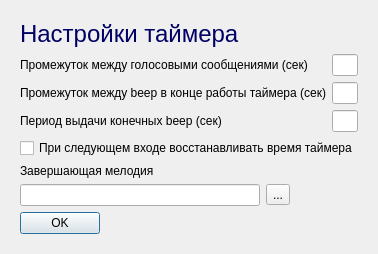
<?xml version="1.0" encoding="UTF-8"?>
<ui version="4.0">
 <class>Form</class>
 <widget class="QWidget" name="Form">
  <property name="geometry">
   <rect>
    <x>0</x>
    <y>0</y>
    <width>306</width>
    <height>212</height>
   </rect>
  </property>
  <property name="windowTitle">
   <string>Form</string>
  </property>
  <layout class="QVBoxLayout" name="verticalLayout">
   <property name="leftMargin">
    <number>20</number>
   </property>
   <property name="topMargin">
    <number>20</number>
   </property>
   <property name="rightMargin">
    <number>20</number>
   </property>
   <property name="bottomMargin">
    <number>20</number>
   </property>
   <item>
    <widget class="QLabel" name="label">
     <property name="palette">
      <palette>
       <active>
        <colorrole role="WindowText">
         <brush brushstyle="SolidPattern">
          <color alpha="255">
           <red>0</red>
           <green>0</green>
           <blue>101</blue>
          </color>
         </brush>
        </colorrole>
       </active>
       <inactive>
        <colorrole role="WindowText">
         <brush brushstyle="SolidPattern">
          <color alpha="255">
           <red>0</red>
           <green>0</green>
           <blue>101</blue>
          </color>
         </brush>
        </colorrole>
       </inactive>
       <disabled>
        <colorrole role="WindowText">
         <brush brushstyle="SolidPattern">
          <color alpha="255">
           <red>120</red>
           <green>120</green>
           <blue>120</blue>
          </color>
         </brush>
        </colorrole>
       </disabled>
      </palette>
     </property>
     <property name="font">
      <font>
       <pointsize>18</pointsize>
      </font>
     </property>
     <property name="text">
      <string>Настройки таймера</string>
     </property>
    </widget>
   </item>
   <item>
    <layout class="QFormLayout" name="formLayout">
     <item row="0" column="0">
      <widget class="QLabel" name="label_2">
       <property name="text">
        <string>Промежуток между голосовыми сообщениями (сек)</string>
       </property>
      </widget>
     </item>
     <item row="0" column="1">
      <widget class="QLineEdit" name="lnEdVoiceInterval">
       <property name="maximumSize">
        <size>
         <width>30</width>
         <height>16777215</height>
        </size>
       </property>
       <property name="maxLength">
        <number>2</number>
       </property>
       <property name="alignment">
        <set>Qt::AlignRight|Qt::AlignTrailing|Qt::AlignVCenter</set>
       </property>
      </widget>
     </item>
     <item row="1" column="0">
      <widget class="QLabel" name="label_3">
       <property name="text">
        <string>Промежуток между beep в конце работы таймера (сек)</string>
       </property>
      </widget>
     </item>
     <item row="1" column="1">
      <widget class="QLineEdit" name="lnEdBeepInterval">
       <property name="maximumSize">
        <size>
         <width>30</width>
         <height>16777215</height>
        </size>
       </property>
       <property name="maxLength">
        <number>2</number>
       </property>
       <property name="alignment">
        <set>Qt::AlignRight|Qt::AlignTrailing|Qt::AlignVCenter</set>
       </property>
      </widget>
     </item>
     <item row="2" column="0">
      <widget class="QLabel" name="label_4">
       <property name="text">
        <string>Период выдачи конечных beep (сек)</string>
       </property>
      </widget>
     </item>
     <item row="2" column="1">
      <widget class="QLineEdit" name="lnEdBeepPeriodInFinal">
       <property name="maximumSize">
        <size>
         <width>30</width>
         <height>16777215</height>
        </size>
       </property>
       <property name="maxLength">
        <number>2</number>
       </property>
       <property name="alignment">
        <set>Qt::AlignRight|Qt::AlignTrailing|Qt::AlignVCenter</set>
       </property>
      </widget>
     </item>
     <item row="3" column="0" colspan="2">
      <widget class="QCheckBox" name="checkBoxRestore">
       <property name="text">
        <string>При следующем входе восстанавливать время таймера</string>
       </property>
      </widget>
     </item>
    </layout>
   </item>
   <item>
    <widget class="QLabel" name="label_5">
     <property name="text">
      <string>Завершающая мелодия</string>
     </property>
    </widget>
   </item>
   <item>
    <layout class="QFormLayout" name="formLayout_2">
     <property name="sizeConstraint">
      <enum>QLayout::SetDefaultConstraint</enum>
     </property>
     <item row="0" column="0">
      <widget class="QLineEdit" name="lnEdFileMelody">
       <property name="sizePolicy">
        <sizepolicy hsizetype="Expanding" vsizetype="Fixed">
         <horstretch>0</horstretch>
         <verstretch>0</verstretch>
        </sizepolicy>
       </property>
       <property name="minimumSize">
        <size>
         <width>240</width>
         <height>0</height>
        </size>
       </property>
       <property name="maximumSize">
        <size>
         <width>240</width>
         <height>16777215</height>
        </size>
       </property>
      </widget>
     </item>
     <item row="0" column="1">
      <widget class="QToolButton" name="toolBtnMelody">
       <property name="minimumSize">
        <size>
         <width>20</width>
         <height>20</height>
        </size>
       </property>
       <property name="text">
        <string>...</string>
       </property>
      </widget>
     </item>
     <item row="1" column="0">
      <widget class="QDialogButtonBox" name="btnBoxOk">
       <property name="orientation">
        <enum>Qt::Horizontal</enum>
       </property>
       <property name="standardButtons">
        <set>QDialogButtonBox::Ok</set>
       </property>
      </widget>
     </item>
    </layout>
   </item>
  </layout>
 </widget>
 <resources/>
 <connections/>
</ui>
